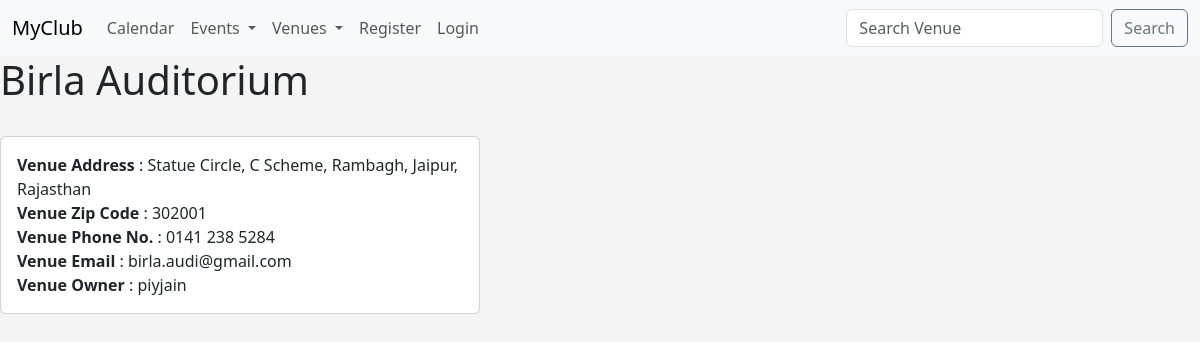
Before: /venue_details/1 with the older database file.
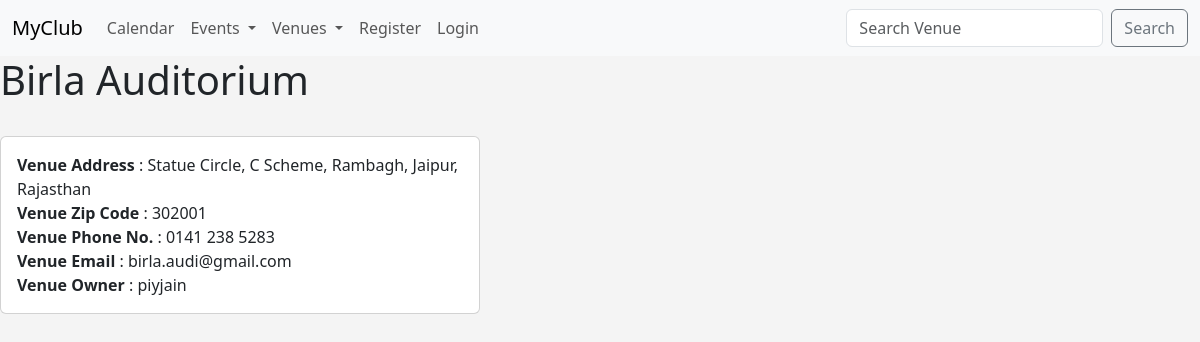
After: the same page with the newer database file.
### myclub_app/models.py (models this page shows, shortened)
class Venue(models.Model):
    name = models.CharField('Venue Name', max_length=500)
    address = models.CharField(max_length=2000)
    zip_code = models.CharField(max_length=6)
    phone_no = models.CharField(max_length=15,blank=True)
    email = models.EmailField(blank=True)
    owner = models.IntegerField("Venue Owner",blank=False,default=1)

### myclub_app/views.py (the view)
# urls.py: path('venue_details/<venue_id>',views.venue_details, name="venue_details"),
def venue_details(request, venue_id):
    try :
        venue = Venue.objects.get(pk=venue_id)
        venue_owner = User.objects.get(pk=venue.owner)
    except :
        venue = None
    return render(request, 'venue_details.html', {'venue': venue, 'venue_owner':venue_owner})

### myclub_app/templates/venue_details.html
{% extends 'base.html' %}
{% block content %}
    <h1>{{venue.name}}</h1>
    <br>
    <div class="card" style="width: 30rem;">
    <div class="card-body">
        <b>Venue Address</b> : {{ venue.address }} <br>
        <b>Venue Zip Code</b> : {{ venue.zip_code }} <br>
        <b>Venue Phone No.</b> : {{ venue.phone_no }} <br>
        <b>Venue Email</b> : {{ venue.email }} <br>
        <b>Venue Owner</b> : {{ venue_owner }} <br>
    </div>
    </div>
{% endblock content %}

Changed rows visible on the page:
changed Venue "Birla Auditorium": phone_no "0141 238 5284" → "0141 238 5283"
